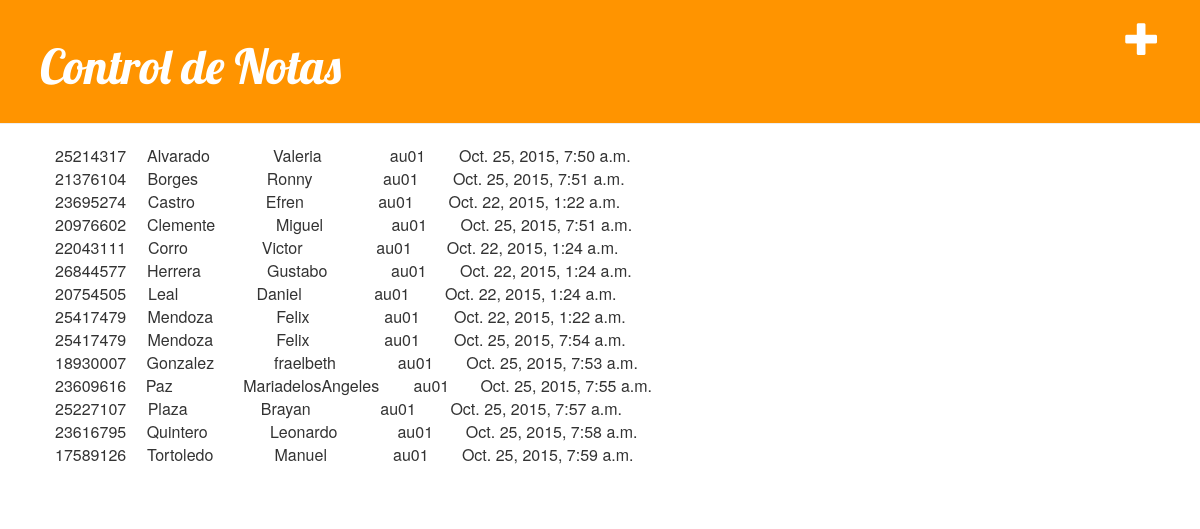
/audi1, run on the app's committed database.
### blog/models.py (models this page shows, shortened)
class Inscripcion(models.Model):
    alumno  = models.ForeignKey(Alumno)
    seccion = models.ForeignKey(Seccion)
    fecha =   models.DateTimeField(blank=True, null=True)

class Alumno(models.Model):
    cedula   = models.IntegerField(unique=True)
    nombre   = models.CharField(max_length=25)
    apellido = models.CharField(max_length=25)
    email    = models.EmailField(default='a@a.com')

class Seccion(models.Model):
    materia = models.ForeignKey(Materia)
    aula = models.ForeignKey(Aula)
    seccion = models.CharField(max_length=10)
    def __str__(self):
        return self.seccion

### blog/views.py (the view)
# urls.py: url(r'^audi1',                      views.inscripcion_audi1),
def inscripcion_audi1(request):
    inscripciones = Inscripcion.objects.filter(seccion = 2).order_by('alumno')
    return render(request,'blog/inscripcion_list.html',{'inscripciones':inscripciones})

### blog/templates/blog/inscripcion_list.html
{% extends "blog/base.html" %}
    {% block content %}
        {% for inscripcion in inscripciones %}
                <table>
                  <tr>
                    <td width="130"> {{ inscripcion.alumno.cedula }}</td>
                    <td width="240"> {{ inscripcion.alumno.apellido }}</td>
                    <td width="240"> {{ inscripcion.alumno.nombre }} </td>
                    <td width="130"> {{ inscripcion.seccion }} </td>
                    <td width="900"> {{ inscripcion.fecha }} </td>
                  </tr>
             </table>
        {% endfor %}
        <a href="{% url "blog.views.alumn_list" %}" class="top-menu"><span class="glyphicon glyphicon-plus"></span></a>
    {% endblock content %}

### blog/static/css/blog.css (style rules this page uses)
.top-menu, .top-menu:hover, .top-menu:visited { color: #ffffff; float: right; font-size: 26pt; margin-right: 20px; }

### data on the page
Inscripcion: alumno.cedula "25214317", alumno.apellido "Alvarado", alumno.nombre "Valeria", seccion "au01", fecha "Oct. 25, 2015, 7:50 a.m."
Inscripcion: alumno.cedula "21376104", alumno.apellido "Borges", alumno.nombre "Ronny", seccion "au01", fecha "Oct. 25, 2015, 7:51 a.m."
Inscripcion: alumno.cedula "23695274", alumno.apellido "Castro", alumno.nombre "Efren", seccion "au01", fecha "Oct. 22, 2015, 1:22 a.m."
Inscripcion: alumno.cedula "20976602", alumno.apellido "Clemente", alumno.nombre "Miguel", seccion "au01", fecha "Oct. 25, 2015, 7:51 a.m."
Inscripcion: alumno.cedula "22043111", alumno.apellido "Corro", alumno.nombre "Victor", seccion "au01", fecha "Oct. 22, 2015, 1:24 a.m."
Inscripcion: alumno.cedula "26844577", alumno.apellido "Herrera", alumno.nombre "Gustabo", seccion "au01", fecha "Oct. 22, 2015, 1:24 a.m."
Inscripcion: alumno.cedula "20754505", alumno.apellido "Leal", alumno.nombre "Daniel", seccion "au01", fecha "Oct. 22, 2015, 1:24 a.m."
Inscripcion: alumno.cedula "25417479", alumno.apellido "Mendoza", alumno.nombre "Felix", seccion "au01", fecha "Oct. 22, 2015, 1:22 a.m."
Inscripcion: alumno.cedula "25417479", alumno.apellido "Mendoza", alumno.nombre "Felix", seccion "au01", fecha "Oct. 25, 2015, 7:54 a.m."
Inscripcion: alumno.cedula "18930007", alumno.apellido "Gonzalez", alumno.nombre "fraelbeth", seccion "au01", fecha "Oct. 25, 2015, 7:53 a.m."
Inscripcion: alumno.cedula "23609616", alumno.apellido "Paz", alumno.nombre "MariadelosAngeles", seccion "au01", fecha "Oct. 25, 2015, 7:55 a.m."
Inscripcion: alumno.cedula "25227107", alumno.apellido "Plaza", alumno.nombre "Brayan", seccion "au01", fecha "Oct. 25, 2015, 7:57 a.m."
Inscripcion: alumno.cedula "23616795", alumno.apellido "Quintero", alumno.nombre "Leonardo", seccion "au01", fecha "Oct. 25, 2015, 7:58 a.m."
Inscripcion: alumno.cedula "17589126", alumno.apellido "Tortoledo", alumno.nombre "Manuel", seccion "au01", fecha "Oct. 25, 2015, 7:59 a.m."
